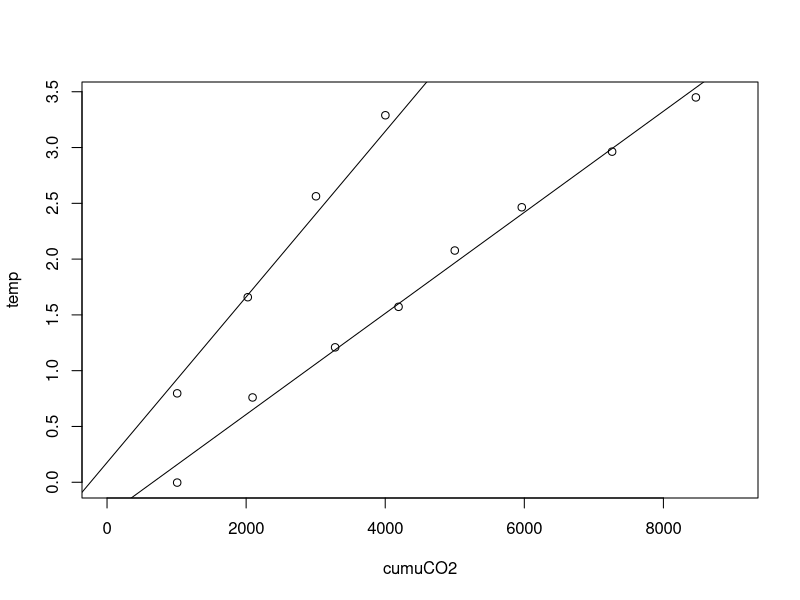
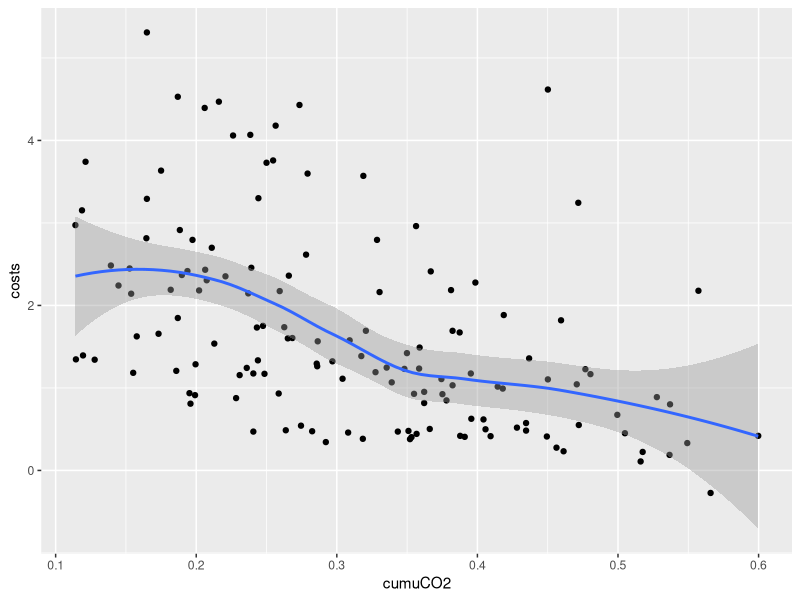
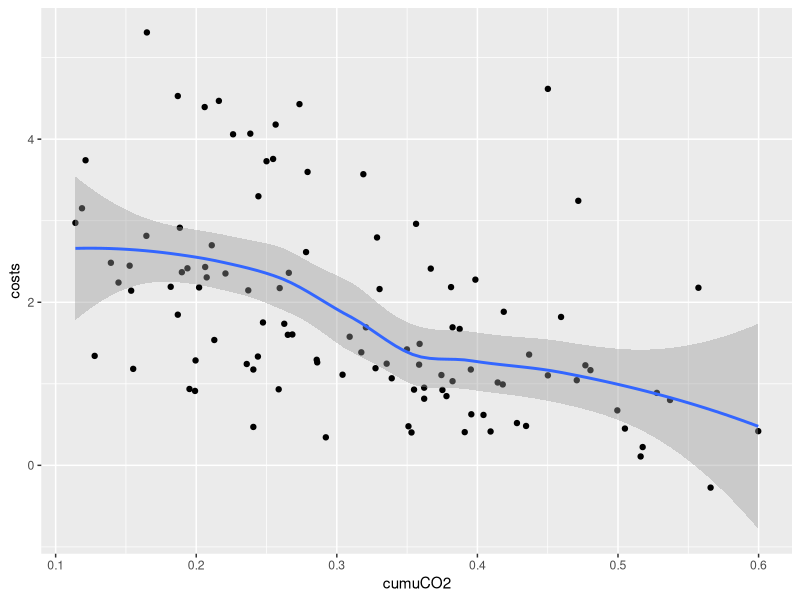
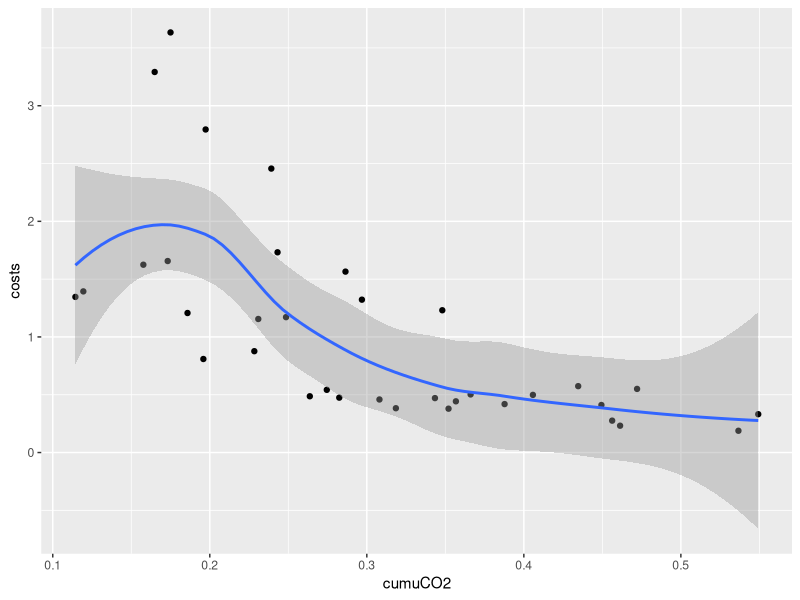

These figures' R source, in order:
# dit is een test voor github
setwd("~/disks/y/ontwapps/Timer/Users/Stijn/Model/")

library(ggplot2)

#----------- Relatie cumulatieve CO2 <-> temperatuur -----------------

# data inlezen
cumuvstempLL <- read.csv(file = "Databases/cumuvstemp_lowerlimit.txt", header = TRUE)
cumuvstempUL <- read.csv(file = "Databases/cumuvstemp_upperlimit.txt", header = TRUE)

# plaatje
plot(cumuvstempLL,xlim=c(0,9000))
# rechte lijn best fit
fLL <- lm(data = cumuvstempLL, temp ~ cumuCO2)
abline(fLL)

# plaatje
points(cumuvstempUL,xlim=c(0,9000))
# rechte lijn best fit
fUL <- lm(data = cumuvstempUL, temp ~ cumuCO2)
abline(fUL)


#----------- Relatie cumulatieve CO2 <-> kosten -------------------

# data inlezen
cumuvscostsGE <- read.csv(file = "Databases/cumuCO2vscostsGEmodels.txt", header = TRUE)
cumuvscostsPE <- read.csv(file = "Databases/cumuCO2vscostsPEmodels.txt", header = TRUE)
cumuvscostsAllE <- read.csv(file = "Databases/cumuCO2vscostsAllEmodels.txt", header = TRUE)

ggplot(cumuvscostsAllE, aes(cumuCO2,costs)) +
  geom_point() +
  geom_smooth()

ggplot(cumuvscostsGE, aes(cumuCO2,costs)) +
  geom_point() +
  geom_smooth()

ggplot(cumuvscostsPE, aes(cumuCO2,costs)) +
  geom_point() +
  geom_smooth()
